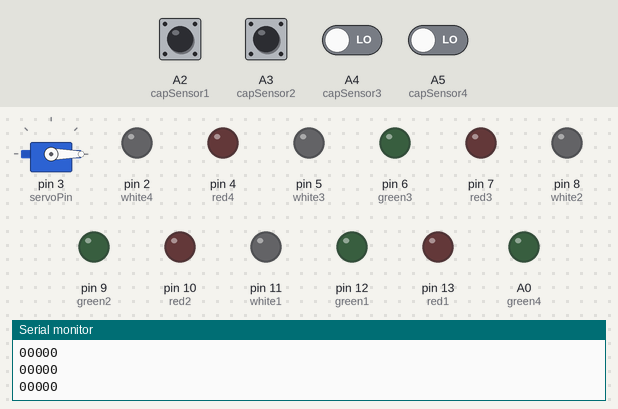
Bench run of a sketch on a simulated Arduino Uno, built with avr-gcc and run on an emulated ATmega328P. On the bench: servo, output pins drawn as LEDs (lit = HIGH), the last lines printed to the serial monitor. The inputs (shaded band) are chosen by the test bench; at power-on: A2 (capSensor1), A3 (capSensor2), A4 (capSensor3), A5 (capSensor4) LOW. Pins used as bus, display or sensor lines are not drawn.

Above: at 1.2 s.
1.3 s: A2 (capSensor1) driven HIGH
At 2.3 s:
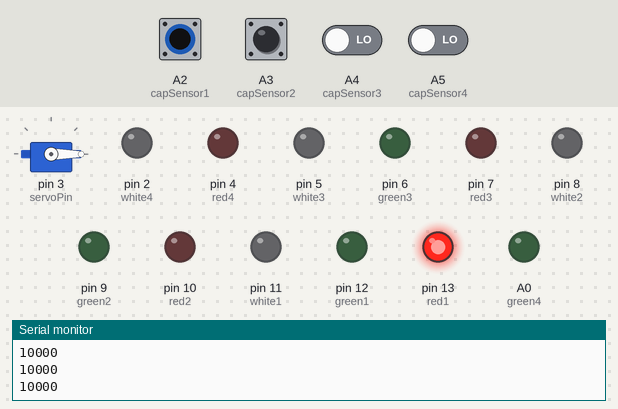
2.8 s: A3 (capSensor2) driven HIGH
At 3.7 s:
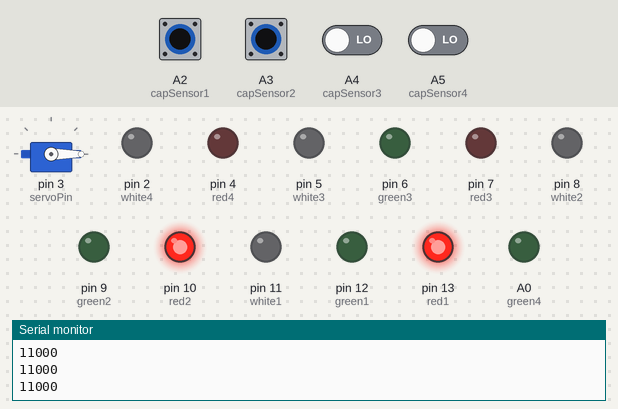
4.3 s: A4 (capSensor3) driven HIGH
At 5.2 s:
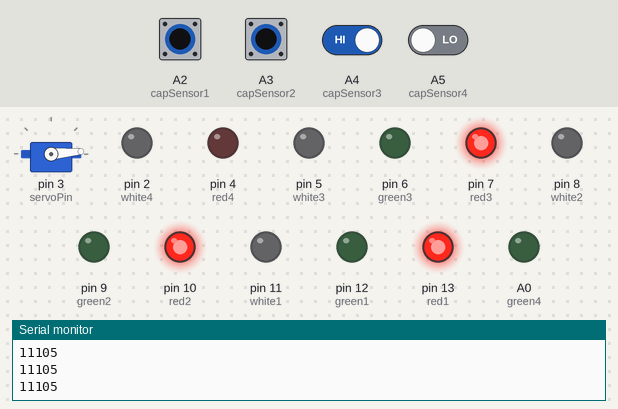
5.8 s: A5 (capSensor4) driven HIGH
At 6.7 s:
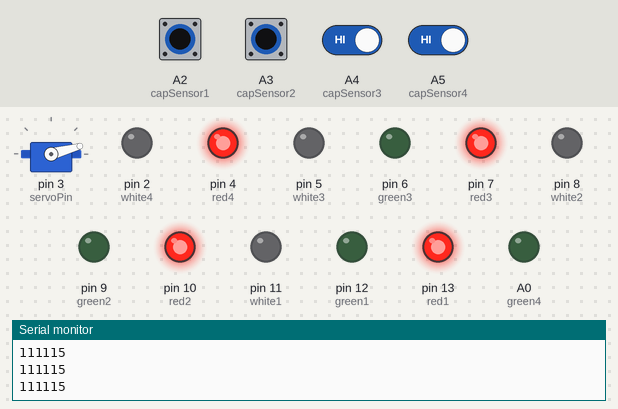
7.3 s: A2 (capSensor1) pulsed LOW 5 times (0.12 s each, 0.3 s apart)
At 9.4 s:
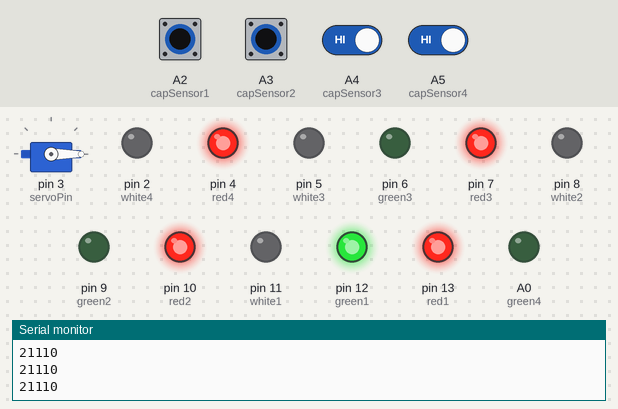
10.3 s: A3 (capSensor2) pulsed LOW 2 times (0.12 s each, 0.3 s apart)
At 11.4 s:
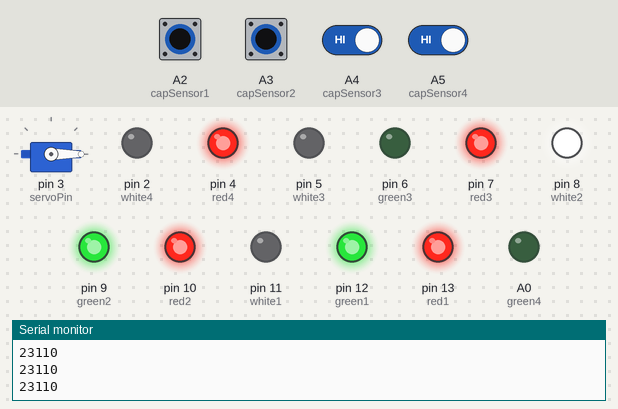
Timing chart, 0 to 13.3 s (numbered marks = the images above; inputs shaded):
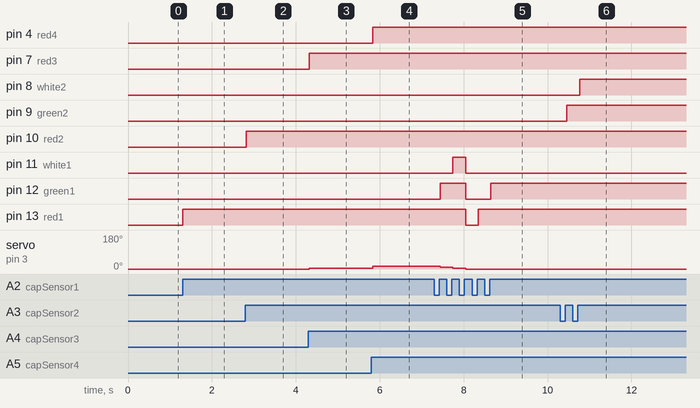

Measured:
- after the input at 1.3 s, pin 13 (red1): LOW → HIGH at once
- after the input at 2.8 s, pin 10 (red2): LOW → HIGH at once
- after the input at 4.3 s, pin 7 (red3): LOW → HIGH at once; servo on pin 3 (servoPin): 0° → 5° at once
- after the input at 5.8 s, pin 4 (red4): LOW → HIGH at once; servo on pin 3 (servoPin): 5° → 15° at once
- after the input at 7.3 s, pin 11 (white1): LOW → HIGH after 0.45 s, → LOW 0.30 s later; pin 12 (green1): LOW → HIGH after 0.14 s, → LOW 0.60 s later, → HIGH 0.60 s later; pin 13 (red1): HIGH → LOW after 0.75 s, → HIGH 0.30 s later; servo on pin 3 (servoPin): 15° → 10° after 0.14 s, → 5° 0.30 s later, → 0° 0.30 s later
- after the input at 10.3 s, pin 8 (white2): LOW → HIGH after 0.46 s; pin 9 (green2): LOW → HIGH after 0.16 s

The sketch:

LEDpuzzlebox.ino
```cpp
#include <Servo.h>
Servo myServo;  // create a servo object
const int servoPin = 3;
const int capSensor1 = A2;
const int capSensor2 = A3;
const int capSensor3 = A4;
const int capSensor4 = A5;
const int red1 = 13;
const int green1 = 12;
const int white1 = 11;
const int red2 = 10;
const int green2 = 9;
const int white2 = 8;
const int red3 = 7;
const int green3 = 6;
const int white3 = 5;
const int red4 = 4;
const int green4 = A0;
const int white4 = 2;
int state1 = 0;
int state2 = 0;
int state3 = 0;
int state4 = 0;
int cap1 = 0;
int cap2 = 0;
int cap3 = 0;
int cap4 = 0;
int last1 = 0;
int last2 = 0;
int last3 = 0;
int last4 = 0;
int angle;
String formatted_str;

void setup() {
  Serial.begin(115200);
  myServo.attach(servoPin);
  for (int pinNumber = 2; pinNumber < 14; pinNumber++) {
    pinMode(pinNumber, OUTPUT);
    digitalWrite(pinNumber, HIGH);
  }
  pinMode(servoPin, OUTPUT);
  pinMode(green4, OUTPUT);
  digitalWrite(green4, HIGH);
}

void loop() {
  cap1 = digitalRead(capSensor1);
  cap2 = digitalRead(capSensor2);
  cap3 = digitalRead(capSensor3);
  cap4 = digitalRead(capSensor4);
  if (cap1 == 1 and last1 == 0){
    state1 += 1;
    angle -= 5;
    if (state1 >3){
      state1 = 0;
    }
  }
  if (state1 >= 1){
    digitalWrite(red1, HIGH);
  }
  else {
    digitalWrite(red1, LOW);
    digitalWrite(green1, LOW);
    digitalWrite(white1, LOW);
  }
  if (state1 >= 2){
    digitalWrite(green1, HIGH);
  }
  if (state1 == 3){
    digitalWrite(white1, HIGH);
  }

  if (cap2 == 1 and last2 == 0){
    state2 += 1;
    angle -= 10;
    if (state2 >3){
      state2 = 0;
    }
  }
  if (state2 >= 1){
    digitalWrite(red2, HIGH);
  }
  else {
    digitalWrite(red2, LOW);
    digitalWrite(green2, LOW);
    digitalWrite(white2, LOW);
  }
  if (state2 >= 2){
    digitalWrite(green2, HIGH);
  }
  if (state2 == 3){
    digitalWrite(white2, HIGH);
  }

  if (cap3 == 1 and last3 == 0){
    state3 += 1;
    angle += 5;
    if (state3 >3){
      state3 = 0;
    }
  }
  if (state3 >= 1){
    digitalWrite(red3, HIGH);
  }
  else {
    digitalWrite(red3, LOW);
    digitalWrite(green3, LOW);
    digitalWrite(white3, LOW);
  }
  if (state3 >= 2){
    digitalWrite(green3, HIGH);
  }
  if (state3 == 3){
    digitalWrite(white3, HIGH);
  }

  if (cap4 == 1 and last4 == 0){
    state4 += 1;
    angle += 10;
    if (state4 >3){
      state4 = 0;
    }
  }
  if (state4 >= 1){
    digitalWrite(red4, HIGH);
  }
  else {
    digitalWrite(red4, LOW);
    digitalWrite(green4, LOW);
    digitalWrite(white4, LOW);
  }
  if (state4 >= 2){
    digitalWrite(green4, HIGH);
  }
  if (state4 == 3){
    digitalWrite(white4, HIGH);
  }

  last1 = cap1;
  last2 = cap2;
  last3 = cap3;
  last4 = cap4;
  if (angle < 0){
    angle = 0;
  }
  if (angle > 180){
    angle = 180;
  }
  myServo.write(angle);
  formatted_str = String(state1)+String(state2)+ String(state3)+ String(state4) + String(angle);
  Serial.println(formatted_str);
  delay(100);
}
```
